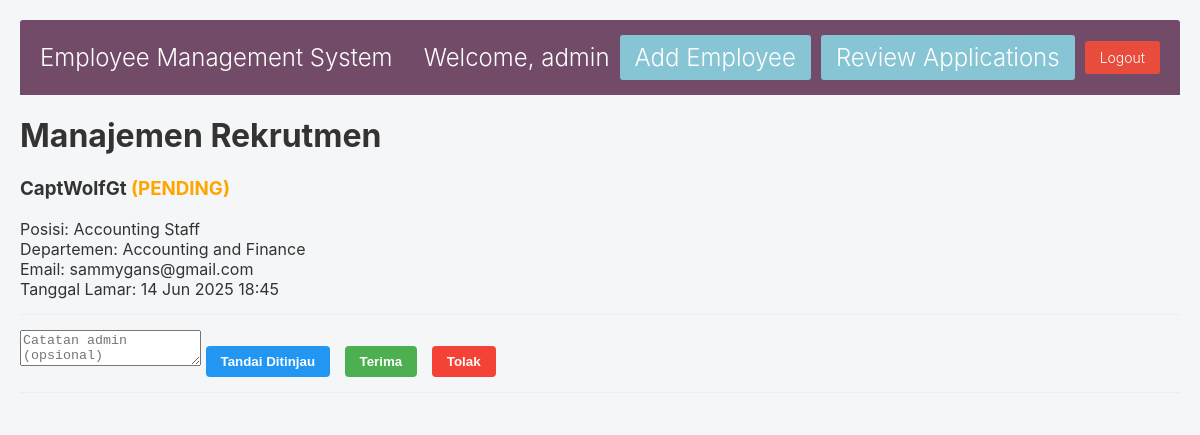
Page /admin_approval.php (signed in) on the committed database.
### tables this page shows
CREATE TABLE `recruitment` (
  `id` int NOT NULL,
  `name` varchar(100) NOT NULL,
  `email` varchar(100) NOT NULL,
  `phone` varchar(20) DEFAULT NULL,
  `position_id` int NOT NULL,
  `cv_path` varchar(255) NOT NULL,
  `photo_path` varchar(255) DEFAULT NULL,
  `application_date` datetime DEFAULT CURRENT_TIMESTAMP,
  `status` enum('pending','reviewed','accepted','rejected') DEFAULT 'pending',
  `notes` text
);

CREATE TABLE `job_positions` (
  `position_id` int NOT NULL,
  `department_id` int NOT NULL,
  `title` varchar(100) NOT NULL
);

CREATE TABLE `departments` (
  `id` int NOT NULL,
  `name` varchar(100) NOT NULL
);

### admin_approval.php (the view, shortened to what this page needs)
<?php
require_once 'auth.php';
require 'admin_header.php';
$sql = "SELECT r.*,
        d.name AS department_name,
        jp.title AS position_title,
        jp.position_id
        FROM recruitment r
        JOIN job_positions jp ON r.position_id = jp.position_id
        JOIN departments d ON jp.department_id = d.id
        ORDER BY
           CASE WHEN r.status = 'pending' THEN 0
                WHEN r.status = 'reviewed' THEN 1
                ELSE 2 END,
           r.application_date DESC";
$result = $conn->query($sql);
$applications = $result->fetch_all(MYSQLI_ASSOC);
?>
<!DOCTYPE html>
<html>
<head>
</head>
<body>
    <div class="container">
        <h1>Manajemen Rekrutmen</h1>
        <?php foreach ($applications as $app): ?>
            <div class="application" data-status="<?= $app['status'] ?>">
                <h3><?= htmlspecialchars($app['name']) ?>
                    <span class="status-<?= $app['status'] ?>">
                        (<?= strtoupper($app['status']) ?>)
                    </span>
                </h3>
                <div class="app-details">
                    <div class="detail-item">
                        <span class="detail-label">Posisi:</span>
                        <span><?= htmlspecialchars($app['position_title']) ?></span>
                    </div>
                    <div class="detail-item">
                        <span class="detail-label">Departemen:</span>
                        <span><?= htmlspecialchars($app['department_name']) ?></span>
                    </div>
                    <div class="detail-item">
                        <span class="detail-label">Email:</span>
                        <span><?= htmlspecialchars($app['email']) ?></span>
                    </div>
                    <div class="detail-item">
                        <span class="detail-label">Tanggal Lamar:</span>
                        <span><?= date('d M Y H:i', strtotime($app['application_date'])) ?></span>
                    </div>
                </div>
                <?php if ($app['status'] == 'pending'): ?>
                    <form method="POST" class="action-form">
                        <textarea name="notes" placeholder="Catatan admin (opsional)"></textarea>
                        <button type="submit" name="action" value="review" class="action-btn review-btn">Tandai Ditinjau</button>
                        <button type="submit" name="action" value="accept" class="action-btn accept-btn">Terima</button>
                        <button type="submit" name="action" value="reject" class="action-btn reject-btn">Tolak</button>
                    </form>
                <?php endif; ?>
            </div>
        <?php endforeach; ?>
    </div>
    <form method="POST" class="action-form" action="<?= htmlspecialchars($_SERVER['PHP_SELF']) ?>">
    </form>
</body>
</html>

### admin_header.php (style rules this page uses)
body { font-family: -apple-system, BlinkMacSystemFont, "Segoe UI", Roboto, Helvetica, Arial, sans-serif; margin: 0; padding: 20px; background-color: #f5f6f7; color: #333; }
.container { max-width: 1200px; margin: 0 auto; }
select, button { padding: 8px 12px; border: 1px solid #ddd; border-radius: 3px; }
button { background-color: #714B67; color: white; border: none; cursor: pointer; }

### admin_approval.php (style rules this page uses)
.action-form { margin-top: 15px; padding-top: 15px; border-top: 1px solid #eee; }
.action-btn { padding: 8px 15px; margin-right: 10px; border: none; border-radius: 4px; cursor: pointer; font-weight: bold; }
.review-btn { background-color: #2196F3; color: white; }
.accept-btn { background-color: #4CAF50; color: white; }
.reject-btn { background-color: #F44336; color: white; }
.status-pending { color: #FFA500; }

### rows in the picture
recruitment: name "CaptWolfGt", status "PENDING", position.title "Accounting Staff", departments.name "Accounting and Finance", email "sammygans@gmail.com", application_date "14 Jun 2025 18:45"

### other values in the picture
$_SESSION['username'] "admin"
